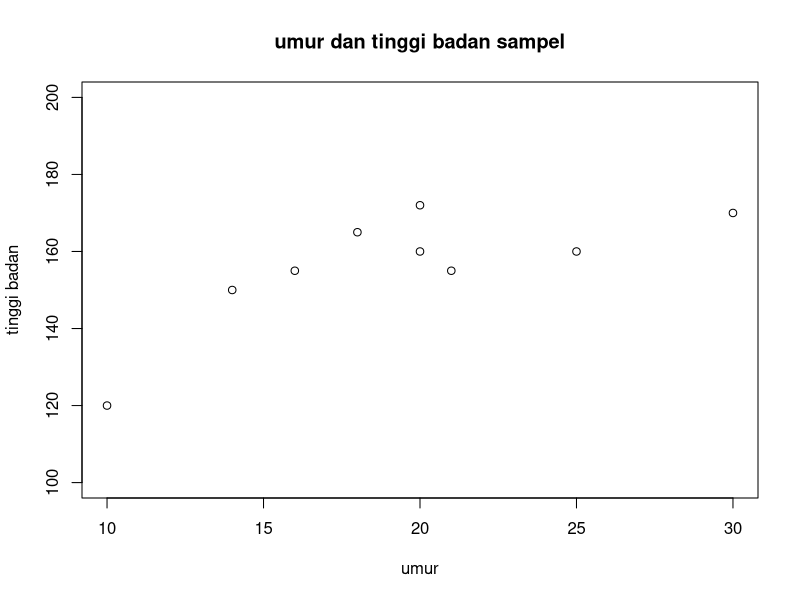

Recreate this plot in R.
vektor_dataset_x  <- c(20, 18, 21, 20, 16, 14, 10, 30, 25)
vektor_dataset_y <- c(160, 165, 155, 172, 155, 150, 120, 170, 160)

#sama kayak plot beda definisi aja :VVVVVVVV
plot(vektor_dataset_x, vektor_dataset_y,
  main = "umur dan tinggi badan sampel",
  xlab = "umur",
  ylab = "tinggi badan",
  xlim = c(10, 30),
  ylim = c(100, 200)
)
#Scatterplots adalah grafik yang menunjukan banyak titik-titik
#data yang ada pada diagram kartesius